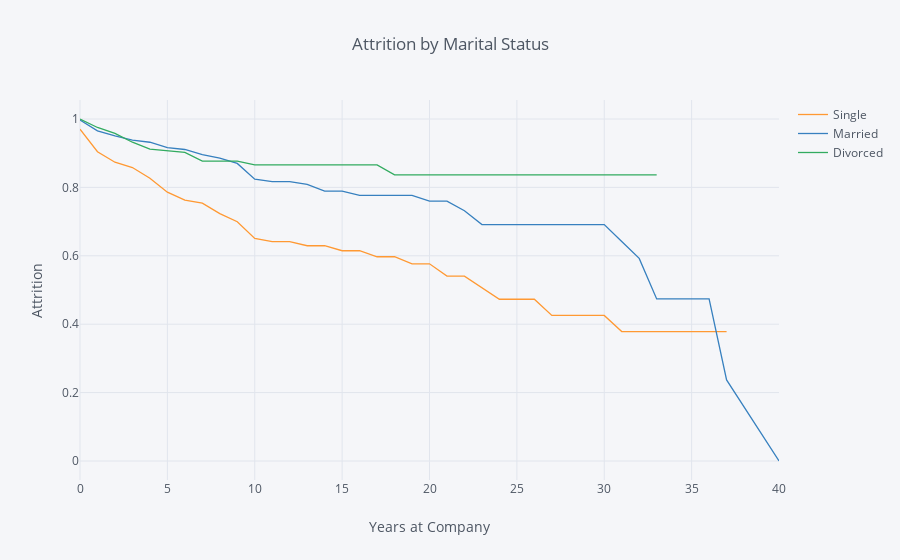

Notebook code cell kept with this figure:
### Markdown cell above
## 4. Let's switch to looking at retention rates from another demographic perspective: marital status. Generate and plot survival curves for the different marital statuses by number of years at the company.

### Code cell
rates = survival(data, 'MaritalStatus', 'YearsAtCompany', 'Attrition' )

rates.iplot(kind='line', xTitle='Years at Company', yTitle='Attrition', title='Attrition by Marital Status')

### Figure 1 — Plotly figure (JSON) as saved in the notebook; plotly's stock layout.template omitted (floating-point values rounded to 4 significant figures)
{"data": [{"line": {"color": "rgba(255, 153, 51, 1.0)", "dash": "solid", "shape": "linear", "width": 1.3}, "mode": "lines", "name": "Single", "text": "", "type": "scatter", "uid": "334c6248-d24c-4e1c-831a-579d1db8e859", "x": [0, 1, 2, 3, 4, 5, 6, 7, 8, 9, 10, 11, 12, 13, 14, 15, 16, 17, 18, 19, 20, 21, 22, 23, 24, 25, 26, 27, 29, 30, 31, 32, 33, 34, 36, 37, 40], "y": [0.9702, 0.9044, 0.8736, 0.8581, 0.8268, 0.7861, 0.7628, 0.754, 0.7234, 0.6997, 0.6507, 0.6413, 0.6413, 0.6294, 0.6294, 0.6148, 0.6148, 0.5972, 0.5972, 0.5766, 0.5766, 0.5406, 0.5406, 0.5068, 0.473, 0.473, 0.473, 0.4257, 0.4257, 0.4257, 0.3784, 0.3784, 0.3784, 0.3784, 0.3784, 0.3784, ""]}, {"line": {"color": "rgba(55, 128, 191, 1.0)", "dash": "solid", "shape": "linear", "width": 1.3}, "mode": "lines", "name": "Married", "text": "", "type": "scatter", "uid": "470aec5e-4f66-43dd-b57e-8e6197da8e89", "x": [0, 1, 2, 3, 4, 5, 6, 7, 8, 9, 10, 11, 12, 13, 14, 15, 16, 17, 18, 19, 20, 21, 22, 23, 24, 25, 26, 27, 29, 30, 31, 32, 33, 34, 36, 37, 40], "y": [0.997, 0.9654, 0.9506, 0.9381, 0.932, 0.9164, 0.9109, 0.8958, 0.8858, 0.8702, 0.8239, 0.817, 0.817, 0.8086, 0.7894, 0.7894, 0.7768, 0.7768, 0.7768, 0.7768, 0.7599, 0.7599, 0.7318, 0.6911, 0.6911, 0.6911, 0.6911, 0.6911, 0.6911, 0.6911, 0.6418, 0.5924, 0.4739, 0.4739, 0.4739, 0.237, 0]}, {"line": {"color": "rgba(50, 171, 96, 1.0)", "dash": "solid", "shape": "linear", "width": 1.3}, "mode": "lines", "name": "Divorced", "text": "", "type": "scatter", "uid": "36684bbf-6793-4f4e-8722-65367c112ea5", "x": [0, 1, 2, 3, 4, 5, 6, 7, 8, 9, 10, 11, 12, 13, 14, 15, 16, 17, 18, 19, 20, 21, 22, 23, 24, 25, 26, 27, 29, 30, 31, 32, 33, 34, 36, 37, 40], "y": [1, 0.9752, 0.9581, 0.9321, 0.9122, 0.9078, 0.9021, 0.8769, 0.8769, 0.8769, 0.8657, 0.8657, 0.8657, 0.8657, 0.8657, 0.8657, 0.8657, 0.8657, 0.8368, 0.8368, 0.8368, 0.8368, 0.8368, 0.8368, 0.8368, 0.8368, 0.8368, 0.8368, 0.8368, 0.8368, 0.8368, 0.8368, 0.8368, "", "", "", ""]}], "layout": {"autosize": true, "legend": {"bgcolor": "#F5F6F9", "font": {"color": "#4D5663"}}, "paper_bgcolor": "#F5F6F9", "plot_bgcolor": "#F5F6F9", "title": {"font": {"color": "#4D5663"}, "text": "Attrition by Marital Status"}, "xaxis": {"autorange": true, "gridcolor": "#E1E5ED", "range": [0, 40], "showgrid": true, "tickfont": {"color": "#4D5663"}, "title": {"font": {"color": "#4D5663"}, "text": "Years at Company"}, "type": "linear", "zerolinecolor": "#E1E5ED"}, "yaxis": {"autorange": true, "gridcolor": "#E1E5ED", "range": [-0.05556, 1.056], "showgrid": true, "tickfont": {"color": "#4D5663"}, "title": {"font": {"color": "#4D5663"}, "text": "Attrition"}, "type": "linear", "zerolinecolor": "#E1E5ED"}}}
